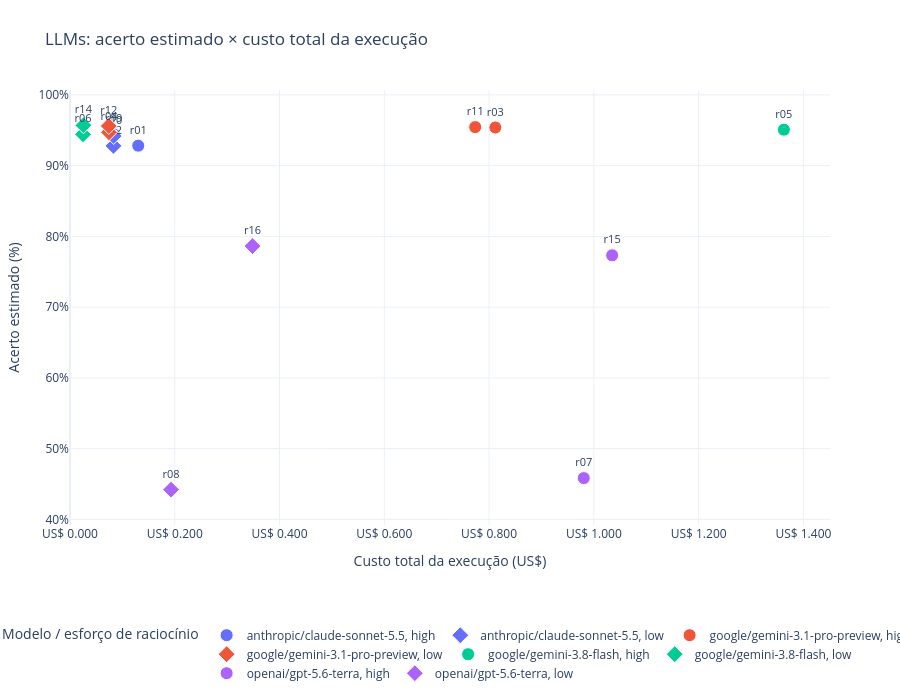

Here is the notebook cell this chart was saved with:
### Markdown cell above
## 10. Acerto × custo total dos LLMs
Cada ponto representa uma execução LLM. O eixo vertical mostra o **acerto estimado (%) = 100 × max(0, 1 − CER sem pontuação)**, já usado na nota de custo-benefício. O eixo horizontal mostra o **custo final em US$**, somando todas as imagens da execução, sem normalização pela nota de economia ou projeção por milhão de páginas.

Os rótulos mostram o ID de cada execução. As cores identificam os modelos e os símbolos identificam o esforço de raciocínio. Passe o mouse para ver a configuração completa, o custo total e o número de imagens. Pontos mais altos e à esquerda combinam maior acerto e menor custo. O eixo de custo usa escala linear, começando em zero: distâncias iguais representam diferenças iguais em dólares. São mantidas as mesmas execuções elegíveis da comparação de custos da seção anterior.

### Code cell
dados_acerto_custo = df_custos_llm.sort_values(
    ["modelo", "esforco_raciocinio", "entrada", "id_resposta"],
).copy()
# IDs curtos mantêm os rótulos legíveis; o hover mostra a configuração completa.
dados_acerto_custo["rotulo_ponto"] = dados_acerto_custo["id_resposta"]
fig_acerto_custo_llm = px.scatter(
    dados_acerto_custo,
    x="custo_total_usd", y="acerto_percentual",
    color="modelo", symbol="esforco_raciocinio", text="rotulo_ponto",
    log_x=False, labels=ROTULOS_CUSTOS,
    hover_name="rotulo_custo",
    hover_data={
        "rotulo_ponto": False, "id_resposta": True, "entrada": True,
        "acerto_percentual": ":.2f", "custo_total_usd": ":.6f",
        "custo_por_imagem_usd": ":.6f", "n_imagens": True,
        "arquivo_respostas": True,
    },
)
fig_acerto_custo_llm.update_traces(
    marker=dict(size=13, line=dict(width=1, color="white")),
    textposition="top center", textfont=dict(size=11), cliponaxis=False,
)
fig_acerto_custo_llm.update_layout(
    title="LLMs: acerto estimado × custo total da execução",
    template="plotly_white", height=700,
    margin=dict(l=70, r=70, t=90, b=160), font=dict(size=12),
    legend=dict(orientation="h", y=-0.22, x=0, title_text="Modelo / esforço de raciocínio"),
)
fig_acerto_custo_llm.update_xaxes(
    title_text="Custo total da execução (US$)", type="linear", rangemode="tozero",
    tickprefix="US$ ", tickformat=".3f", automargin=True,
)
# Não usa mostrar_grafico(), pois esse helper inverte o eixo Y dos rankings.
limites_acerto = [
    max(0, dados_acerto_custo["acerto_percentual"].min() - 5),
    min(105, dados_acerto_custo["acerto_percentual"].max() + 5),
]
fig_acerto_custo_llm.update_yaxes(
    title_text="Acerto estimado (%)", range=limites_acerto,
    autorange=False, ticksuffix="%", automargin=True,
)
fig_acerto_custo_llm.show(config={"displaylogo": False, "responsive": True})

### Figure 1 — Plotly figure (JSON) as saved in the notebook; plotly's stock layout.template omitted (floating-point values rounded to 4 significant figures)
{"data": [{"cliponaxis": false, "customdata": [["r01", "r01", "imagens-binarizadas", 0.01085, 12, "imagens-binarizadas-claude-sonnet-5.5-high.json"], ["r09", "r09", "imagens-recortadas", 0.006955, 12, "imagens-recortadas-claude-sonnet-5.5-high.json"]], "hovertemplate": "<b>%{hovertext}</b><br><br>Modelo=anthropic/claude-sonnet-5.5<br>Esforço de raciocínio=high<br>Custo total (US$)=%{x:.6f}<br>Acerto estimado (%)=%{y:.2f}<br>id_resposta=%{customdata[1]}<br>Entrada=%{customdata[2]}<br>Custo por imagem (US$)=%{customdata[3]:.6f}<br>Imagens=%{customdata[4]}<br>arquivo_respostas=%{customdata[5]}<extra></extra>", "hovertext": ["r01 - claude-sonnet-5.5 (imagens-binarizadas; esforço: high)", "r09 - claude-sonnet-5.5 (imagens-recortadas; esforço: high)"], "legendgroup": "anthropic/claude-sonnet-5.5, high", "marker": {"color": "#636efa", "line": {"color": "white", "width": 1}, "size": 13, "symbol": "circle"}, "mode": "markers+text", "name": "anthropic/claude-sonnet-5.5, high", "orientation": "v", "showlegend": true, "text": ["r01", "r09"], "textfont": {"size": 11}, "textposition": "top center", "type": "scatter", "x": [0.1303, 0.08346], "xaxis": "x", "y": [92.82, 94.43], "yaxis": "y"}, {"cliponaxis": false, "customdata": [["r02", "r02", "imagens-binarizadas", 0.006913, 12, "imagens-binarizadas-claude-sonnet-5.5-low.json"], ["r10", "r10", "imagens-recortadas", 0.006948, 12, "imagens-recortadas-claude-sonnet-5.5-low.json"]], "hovertemplate": "<b>%{hovertext}</b><br><br>Modelo=anthropic/claude-sonnet-5.5<br>Esforço de raciocínio=low<br>Custo total (US$)=%{x:.6f}<br>Acerto estimado (%)=%{y:.2f}<br>id_resposta=%{customdata[1]}<br>Entrada=%{customdata[2]}<br>Custo por imagem (US$)=%{customdata[3]:.6f}<br>Imagens=%{customdata[4]}<br>arquivo_respostas=%{customdata[5]}<extra></extra>", "hovertext": ["r02 - claude-sonnet-5.5 (imagens-binarizadas; esforço: low)", "r10 - claude-sonnet-5.5 (imagens-recortadas; esforço: low)"], "legendgroup": "anthropic/claude-sonnet-5.5, low", "marker": {"color": "#636efa", "line": {"color": "white", "width": 1}, "size": 13, "symbol": "diamond"}, "mode": "markers+text", "name": "anthropic/claude-sonnet-5.5, low", "orientation": "v", "showlegend": true, "text": ["r02", "r10"], "textfont": {"size": 11}, "textposition": "top center", "type": "scatter", "x": [0.08295, 0.08337], "xaxis": "x", "y": [92.79, 94.19], "yaxis": "y"}, {"cliponaxis": false, "customdata": [["r03", "r03", "imagens-binarizadas", 0.06766, 12, "imagens-binarizadas-gemini-3.1-pro-preview-high.json"], ["r11", "r11", "imagens-recortadas", 0.06446, 12, "imagens-recortadas-gemini-3.1-pro-preview-high.json"]], "hovertemplate": "<b>%{hovertext}</b><br><br>Modelo=google/gemini-3.1-pro-preview<br>Esforço de raciocínio=high<br>Custo total (US$)=%{x:.6f}<br>Acerto estimado (%)=%{y:.2f}<br>id_resposta=%{customdata[1]}<br>Entrada=%{customdata[2]}<br>Custo por imagem (US$)=%{customdata[3]:.6f}<br>Imagens=%{customdata[4]}<br>arquivo_respostas=%{customdata[5]}<extra></extra>", "hovertext": ["r03 - gemini-3.1-pro-preview (imagens-binarizadas; esforço: high)", "r11 - gemini-3.1-pro-preview (imagens-recortadas; esforço: high)"], "legendgroup": "google/gemini-3.1-pro-preview, high", "marker": {"color": "#EF553B", "line": {"color": "white", "width": 1}, "size": 13, "symbol": "circle"}, "mode": "markers+text", "name": "google/gemini-3.1-pro-preview, high", "orientation": "v", "showlegend": true, "text": ["r03", "r11"], "textfont": {"size": 11}, "textposition": "top center", "type": "scatter", "x": [0.8119, 0.7735], "xaxis": "x", "y": [95.39, 95.45], "yaxis": "y"}, {"cliponaxis": false, "customdata": [["r04", "r04", "imagens-binarizadas", 0.006203, 12, "imagens-binarizadas-gemini-3.1-pro-preview-low.json"], ["r12", "r12", "imagens-recortadas", 0.006165, 12, "imagens-recortadas-gemini-3.1-pro-preview-low.json"]], "hovertemplate": "<b>%{hovertext}</b><br><br>Modelo=google/gemini-3.1-pro-preview<br>Esforço de raciocínio=low<br>Custo total (US$)=%{x:.6f}<br>Acerto estimado (%)=%{y:.2f}<br>id_resposta=%{customdata[1]}<br>Entrada=%{customdata[2]}<br>Custo por imagem (US$)=%{customdata[3]:.6f}<br>Imagens=%{customdata[4]}<br>arquivo_respostas=%{customdata[5]}<extra></extra>", "hovertext": ["r04 - gemini-3.1-pro-preview (imagens-binarizadas; esforço: low)", "r12 - gemini-3.1-pro-preview (imagens-recortadas; esforço: low)"], "legendgroup": "google/gemini-3.1-pro-preview, low", "marker": {"color": "#EF553B", "line": {"color": "white", "width": 1}, "size": 13, "symbol": "diamond"}, "mode": "markers+text", "name": "google/gemini-3.1-pro-preview, low", "orientation": "v", "showlegend": true, "text": ["r04", "r12"], "textfont": {"size": 11}, "textposition": "top center", "type": "scatter", "x": [0.07444, 0.07398], "xaxis": "x", "y": [94.71, 95.6], "yaxis": "y"}, {"cliponaxis": false, "customdata": [["r05", "r05", "imagens-binarizadas", 0.1136, 12, "imagens-binarizadas-gemini-3.8-flash-high.json"]], "hovertemplate": "<b>%{hovertext}</b><br><br>Modelo=google/gemini-3.8-flash<br>Esforço de raciocínio=high<br>Custo total (US$)=%{x:.6f}<br>Acerto estimado (%)=%{y:.2f}<br>id_resposta=%{customdata[1]}<br>Entrada=%{customdata[2]}<br>Custo por imagem (US$)=%{customdata[3]:.6f}<br>Imagens=%{customdata[4]}<br>arquivo_respostas=%{customdata[5]}<extra></extra>", "hovertext": ["r05 - gemini-3.8-flash (imagens-binarizadas; esforço: high)"], "legendgroup": "google/gemini-3.8-flash, high", "marker": {"color": "#00cc96", "line": {"color": "white", "width": 1}, "size": 13, "symbol": "circle"}, "mode": "markers+text", "name": "google/gemini-3.8-flash, high", "orientation": "v", "showlegend": true, "text": ["r05"], "textfont": {"size": 11}, "textposition": "top center", "type": "scatter", "x": [1.363], "xaxis": "x", "y": [95.08], "yaxis": "y"}, {"cliponaxis": false, "customdata": [["r06", "r06", "imagens-binarizadas", 0.002075, 12, "imagens-binarizadas-gemini-3.8-flash-low.json"], ["r14", "r14", "imagens-recortadas", 0.002134, 12, "imagens-recortadas-gemini-3.8-flash-low.json"]], "hovertemplate": "<b>%{hovertext}</b><br><br>Modelo=google/gemini-3.8-flash<br>Esforço de raciocínio=low<br>Custo total (US$)=%{x:.6f}<br>Acerto estimado (%)=%{y:.2f}<br>id_resposta=%{customdata[1]}<br>Entrada=%{customdata[2]}<br>Custo por imagem (US$)=%{customdata[3]:.6f}<br>Imagens=%{customdata[4]}<br>arquivo_respostas=%{customdata[5]}<extra></extra>", "hovertext": ["r06 - gemini-3.8-flash (imagens-binarizadas; esforço: low)", "r14 - gemini-3.8-flash (imagens-recortadas; esforço: low)"], "legendgroup": "google/gemini-3.8-flash, low", "marker": {"color": "#00cc96", "line": {"color": "white", "width": 1}, "size": 13, "symbol": "diamond"}, "mode": "markers+text", "name": "google/gemini-3.8-flash, low", "orientation": "v", "showlegend": true, "text": ["r06", "r14"], "textfont": {"size": 11}, "textposition": "top center", "type": "scatter", "x": [0.0249, 0.0256], "xaxis": "x", "y": [94.42, 95.69], "yaxis": "y"}, {"cliponaxis": false, "customdata": [["r07", "r07", "imagens-binarizadas", 0.08173, 12, "imagens-binarizadas-gpt-5.6-terra-high.json"], ["r15", "r15", "imagens-recortadas", 0.08624, 12, "imagens-recortadas-gpt-5.6-terra-high.json"]], "hovertemplate": "<b>%{hovertext}</b><br><br>Modelo=openai/gpt-5.6-terra<br>Esforço de raciocínio=high<br>Custo total (US$)=%{x:.6f}<br>Acerto estimado (%)=%{y:.2f}<br>id_resposta=%{customdata[1]}<br>Entrada=%{customdata[2]}<br>Custo por imagem (US$)=%{customdata[3]:.6f}<br>Imagens=%{customdata[4]}<br>arquivo_respostas=%{customdata[5]}<extra></extra>", "hovertext": ["r07 - gpt-5.6-terra (imagens-binarizadas; esforço: high)", "r15 - gpt-5.6-terra (imagens-recortadas; esforço: high)"], "legendgroup": "openai/gpt-5.6-terra, high", "marker": {"color": "#ab63fa", "line": {"color": "white", "width": 1}, "size": 13, "symbol": "circle"}, "mode": "markers+text", "name": "openai/gpt-5.6-terra, high", "orientation": "v", "showlegend": true, "text": ["r07", "r15"], "textfont": {"size": 11}, "textposition": "top center", "type": "scatter", "x": [0.9807, 1.035], "xaxis": "x", "y": [45.84, 77.33], "yaxis": "y"}, {"cliponaxis": false, "customdata": [["r08", "r08", "imagens-binarizadas", 0.01608, 12, "imagens-binarizadas-gpt-5.6-terra-low.json"], ["r16", "r16", "imagens-recortadas", 0.02904, 12, "imagens-recortadas-gpt-5.6-terra-low.json"]], "hovertemplate": "<b>%{hovertext}</b><br><br>Modelo=openai/gpt-5.6-terra<br>Esforço de raciocínio=low<br>Custo total (US$)=%{x:.6f}<br>Acerto estimado (%)=%{y:.2f}<br>id_resposta=%{customdata[1]}<br>Entrada=%{customdata[2]}<br>Custo por imagem (US$)=%{customdata[3]:.6f}<br>Imagens=%{customdata[4]}<br>arquivo_respostas=%{customdata[5]}<extra></extra>", "hovertext": ["r08 - gpt-5.6-terra (imagens-binarizadas; esforço: low)", "r16 - gpt-5.6-terra (imagens-recortadas; esforço: low)"], "legendgroup": "openai/gpt-5.6-terra, low", "marker": {"color": "#ab63fa", "line": {"color": "white", "width": 1}, "size": 13, "symbol": "diamond"}, "mode": "markers+text", "name": "openai/gpt-5.6-terra, low", "orientation": "v", "showlegend": true, "text": ["r08", "r16"], "textfont": {"size": 11}, "textposition": "top center", "type": "scatter", "x": [0.1929, 0.3484], "xaxis": "x", "y": [44.2, 78.63], "yaxis": "y"}], "layout": {"font": {"size": 12}, "height": 700, "legend": {"orientation": "h", "title": {"text": "Modelo / esforço de raciocínio"}, "tracegroupgap": 0, "x": 0, "y": -0.22}, "margin": {"b": 160, "l": 70, "r": 70, "t": 90}, "title": {"text": "LLMs: acerto estimado × custo total da execução"}, "xaxis": {"anchor": "y", "automargin": true, "domain": [0, 1], "rangemode": "tozero", "tickformat": ".3f", "tickprefix": "US$ ", "title": {"text": "Custo total da execução (US$)"}, "type": "linear"}, "yaxis": {"anchor": "x", "automargin": true, "autorange": false, "domain": [0, 1], "range": [39.2, 100.7], "ticksuffix": "%", "title": {"text": "Acerto estimado (%)"}}}}
